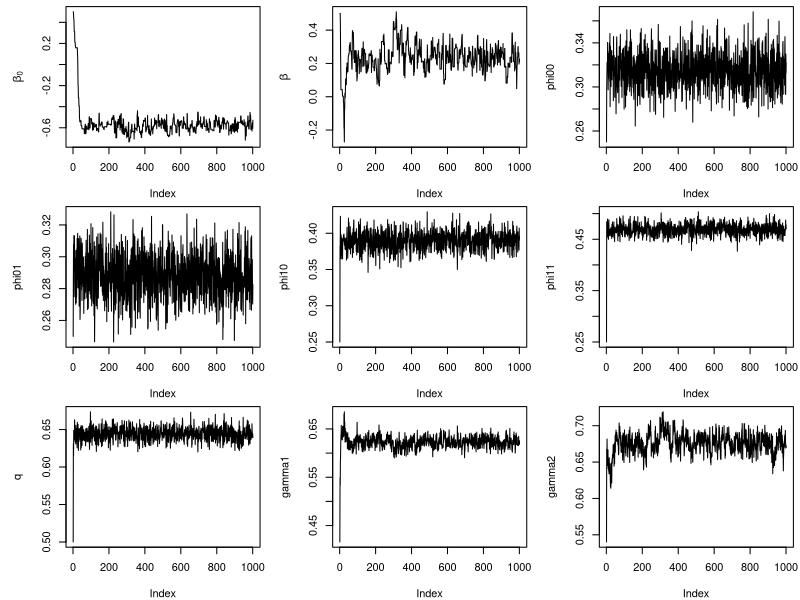

Here is the R script that generated this plot:
sigmoid <- function(x){
  y <- 1/(1+exp(-x))
  return(y)
}

cervix_func <- function(nchain, complete_data, incomplete_data, prop_sd){
  #les arguments data_table sont des matrix
  #ordre : beta0, beta, phi_ij, q et les gamma
  chain <- matrix(NA, nrow = nchain+1, ncol = 7)
  #ordre d, x, w pour complete et d,w sinon
  
  ## PHASE 1: imputation des données
  Ni <- nrow(incomplete_data)
  Nc <- nrow(complete_data)
  N <- Nc + Ni
  
  #1.1 calculs des param des bernouilli
  #ie des probas x_i sachant d_i,w_i
  s <- rep(0, 4) #pour les proba de la loi jointe x,d,w
  s_prime <- rep(0, 4) #pour les proba de la loi jointe d,w
  
  for(i in 1:Nc){
    vals <- complete_data[i,]
    index <- vals[1] + 2*vals[3] + 1
    s[index] <- s[index] + 1*vals[2]
    s_prime[index] <- s_prime[index] + 1
  }
  
  #on utilise s comme vecteur final avec les proba
  s <- s/s_prime
  #1.2 génération des xi
  x <- rep(NA, Ni)
  
  for (i in 1:Ni){
    vals <- incomplete_data[i,]
    index <- vals[1] + 2*vals[2] + 1
    q <- s[index]
    x[i] <- rbinom(1,1,q)
  }
  #on reconstruit nos données
  d <- incomplete_data[,1]
  w <- incomplete_data[,2]
  incomplete_data <- matrix(c(d, x, w), nrow=Ni, ncol=3, byrow=FALSE)
  colnames(incomplete_data) <- c("d", "x", "w")
  
  data_table <- rbind(complete_data, incomplete_data)
  
  #on initialise la chaîne
  chain[1,] <- c(0.5, 0.5, 0.25, 0.25, 0.25, 0.25, 0.5)
  for(iter in 1:nchain){
    beta <- chain[iter, 1:2]
    phis <- chain[iter, 3:6]
    q <- chain[iter, 7]
    
    #MAJ des phi
    nw1 <- 0
    nw0 <- 0
    for (iphi in 1:4){
      for (index in 1:N){
        row <- data_table[index,]
        if (row[3]){
          #on incrémente le compte si la ligne a les xi et di du phi concerné
          nw1 <- nw1 + 1*(row[1]==(iphi+1)%%2)*(row[2]==1*(iphi>=3))
        }else{
          nw0 <- nw0 + 1*(row[1]==(iphi+1)%%2)*(row[2]==1*(iphi>=3))  
          }
      }
      # #on écrit explicitement les produits avec les bernouilli
      # product1 <- chain[iter,2+phi]**nw1 #ici wi=1
      # product0 <- (1-chain[iter,2+phi])**nw0
      update_alpha <- 1 + nw1
      updata_beta <- 1  + nw0 #+ nw1 - nw1 (cf somme des wi=nw1)
      phis[iphi] <- rbeta(1,update_alpha, updata_beta)
    }
    
    #MAJ de q
    sum_x <- sum(data_table[,2])
    update_alpha <- 1 + sum(data_table[,2]) + sum_x
    update_beta <- 1 + N - sum_x
    q <- rbeta(1, update_alpha, updata_beta)
    
    #MAJ des deux betas: par prop de M-H
    acc_rates <- rep(0, 2)
    for (ibeta in 1:2){
      current <- beta[ibeta]
      prop <- rnorm(1, current, prop_sd)
      beta_prop <- beta
      beta_prop[ibeta] <- prop
      
      #on calcule les pi associés à current et à prop
      pi_current <- sigmoid(beta[1] + beta[2]*data_table[,2])
      pi_prop <- sigmoid(beta_prop[1] + beta_prop[2]*data_table[,2])
      
      top <- -(prop^2)/(2*prop_sd^2) + sum(data_table[,1]*log(pi_prop) + (1-data_table[,1])*log(1-pi_prop))
      bottom <- -(current^2)/(2*prop_sd^2) + sum(data_table[,1]*log(pi_current) + (1-data_table[,1])*log(1-pi_current))
      
      alpha <- exp(top - bottom)
      # browser()
      if (runif(1) < alpha)
        beta <- beta_prop
        acc_rates[ibeta] <- acc_rates[ibeta] + 1
    }
    #MAJ de la chaîne
    chain[iter+1,] <- c(beta, phis, q)
  
  }
  #Calcul des gamma à partir de la chaîne
  gamma <- matrix(NA, nchain + 1, 2)
  list_q <- (1-chain[,7])/chain[,7]
  gamma[,1] <- 1/(1 + (1+exp(chain[,1] + chain[,2]))/(1+exp(chain[,1]))*list_q)
  gamma[,2] <- 1/(1 + (1+exp(-chain[,1] - chain[,2]))/(1+exp(-chain[,1]))*list_q)
  chain <- cbind(chain, gamma)
  return(list(chain = chain, acc_rates = acc_rates / nchain))
}
#Application
Ni <-1929 
Nc <-115
dc <-c(1, 1, 1, 1, 1, 1, 1, 1, 1, 1, 1, 1, 1, 1, 1, 1, 1, 1, 1, 1, 
    1, 1, 1, 1, 1, 1, 1, 1, 1, 1, 1, 1, 1, 1, 1, 1, 1, 1, 1, 0, 0, 
    0, 0, 0, 0, 0, 0, 0, 0, 0, 0, 0, 0, 0, 0, 0, 0, 0, 0, 0, 0, 0, 
    0, 0, 0, 0, 0, 0, 0, 0, 0, 0, 0, 0, 0, 0, 0, 0, 0, 0, 0, 0, 0, 
    0, 0, 0, 0, 0, 0, 0, 0, 0, 0, 0, 0, 0, 0, 0, 0, 0, 0, 0, 0, 0, 
    0, 0, 0, 0, 0, 0, 0, 0, 0, 0, 0)
di <-c(1, 1, 1, 1, 1, 1, 1, 1, 1, 1, 1, 1, 1, 1, 1, 1, 1, 1, 1, 1, 
    1, 1, 1, 1, 1, 1, 1, 1, 1, 1, 1, 1, 1, 1, 1, 1, 1, 1, 1, 1, 1, 
    1, 1, 1, 1, 1, 1, 1, 1, 1, 1, 1, 1, 1, 1, 1, 1, 1, 1, 1, 1, 1, 
    1, 1, 1, 1, 1, 1, 1, 1, 1, 1, 1, 1, 1, 1, 1, 1, 1, 1, 1, 1, 1, 
    1, 1, 1, 1, 1, 1, 1, 1, 1, 1, 1, 1, 1, 1, 1, 1, 1, 1, 1, 1, 1, 
    1, 1, 1, 1, 1, 1, 1, 1, 1, 1, 1, 1, 1, 1, 1, 1, 1, 1, 1, 1, 1, 
    1, 1, 1, 1, 1, 1, 1, 1, 1, 1, 1, 1, 1, 1, 1, 1, 1, 1, 1, 1, 1, 
    1, 1, 1, 1, 1, 1, 1, 1, 1, 1, 1, 1, 1, 1, 1, 1, 1, 1, 1, 1, 1, 
    1, 1, 1, 1, 1, 1, 1, 1, 1, 1, 1, 1, 1, 1, 1, 1, 1, 1, 1, 1, 1, 
    1, 1, 1, 1, 1, 1, 1, 1, 1, 1, 1, 1, 1, 1, 1, 1, 1, 1, 1, 1, 1, 
    1, 1, 1, 1, 1, 1, 1, 1, 1, 1, 1, 1, 1, 1, 1, 1, 1, 1, 1, 1, 1, 
    1, 1, 1, 1, 1, 1, 1, 1, 1, 1, 1, 1, 1, 1, 1, 1, 1, 1, 1, 1, 1, 
    1, 1, 1, 1, 1, 1, 1, 1, 1, 1, 1, 1, 1, 1, 1, 1, 1, 1, 1, 1, 1, 
    1, 1, 1, 1, 1, 1, 1, 1, 1, 1, 1, 1, 1, 1, 1, 1, 1, 1, 1, 1, 1, 
    1, 1, 1, 1, 1, 1, 1, 1, 1, 1, 1, 1, 1, 1, 1, 1, 1, 1, 1, 1, 1, 
    1, 1, 1, 1, 1, 1, 1, 1, 1, 1, 1, 1, 1, 1, 1, 1, 1, 1, 1, 1, 1, 
    1, 1, 1, 1, 1, 1, 1, 1, 1, 1, 1, 1, 1, 1, 1, 1, 1, 1, 1, 1, 1, 
    1, 1, 1, 1, 1, 1, 1, 1, 1, 1, 1, 1, 1, 1, 1, 1, 1, 1, 1, 1, 1, 
    1, 1, 1, 1, 1, 1, 1, 1, 1, 1, 1, 1, 1, 1, 1, 1, 1, 1, 1, 1, 1, 
    1, 1, 1, 1, 1, 1, 1, 1, 1, 1, 1, 1, 1, 1, 1, 1, 1, 1, 1, 1, 1, 
    1, 1, 1, 1, 1, 1, 1, 1, 1, 1, 1, 1, 1, 1, 1, 1, 1, 1, 1, 1, 1, 
    1, 1, 1, 1, 1, 1, 1, 1, 1, 1, 1, 1, 1, 1, 1, 1, 1, 1, 1, 1, 1, 
    1, 1, 1, 1, 1, 1, 1, 1, 1, 1, 1, 1, 1, 1, 1, 1, 1, 1, 1, 1, 1, 
    1, 1, 1, 1, 1, 1, 1, 1, 1, 1, 1, 1, 1, 1, 1, 1, 1, 1, 1, 1, 1, 
    1, 1, 1, 1, 1, 1, 1, 1, 1, 1, 1, 1, 1, 1, 1, 1, 1, 1, 1, 1, 1, 
    1, 1, 1, 1, 1, 1, 1, 1, 1, 1, 1, 1, 1, 1, 1, 1, 1, 1, 1, 1, 1, 
    1, 1, 1, 1, 1, 1, 1, 1, 1, 1, 1, 1, 1, 1, 1, 1, 1, 1, 1, 1, 1, 
    1, 1, 1, 1, 1, 1, 1, 1, 1, 1, 1, 1, 1, 1, 1, 1, 1, 1, 1, 1, 1, 
    1, 1, 1, 1, 1, 1, 1, 1, 1, 1, 1, 1, 1, 1, 1, 1, 1, 1, 1, 1, 1, 
    1, 1, 1, 1, 1, 1, 1, 1, 1, 1, 1, 1, 1, 1, 1, 1, 1, 1, 1, 1, 1, 
    1, 1, 1, 1, 1, 1, 1, 1, 1, 1, 1, 1, 1, 1, 1, 1, 1, 1, 1, 1, 1, 
    1, 1, 1, 1, 1, 1, 1, 1, 1, 1, 1, 1, 1, 1, 1, 1, 1, 1, 1, 1, 1, 
    1, 1, 1, 1, 1, 1, 1, 1, 1, 1, 1, 1, 1, 1, 1, 1, 1, 1, 1, 1, 1, 
    1, 0, 0, 0, 0, 0, 0, 0, 0, 0, 0, 0, 0, 0, 0, 0, 0, 0, 0, 0, 0, 
    0, 0, 0, 0, 0, 0, 0, 0, 0, 0, 0, 0, 0, 0, 0, 0, 0, 0, 0, 0, 0, 
    0, 0, 0, 0, 0, 0, 0, 0, 0, 0, 0, 0, 0, 0, 0, 0, 0, 0, 0, 0, 0, 
    0, 0, 0, 0, 0, 0, 0, 0, 0, 0, 0, 0, 0, 0, 0, 0, 0, 0, 0, 0, 0, 
    0, 0, 0, 0, 0, 0, 0, 0, 0, 0, 0, 0, 0, 0, 0, 0, 0, 0, 0, 0, 0, 
    0, 0, 0, 0, 0, 0, 0, 0, 0, 0, 0, 0, 0, 0, 0, 0, 0, 0, 0, 0, 0, 
    0, 0, 0, 0, 0, 0, 0, 0, 0, 0, 0, 0, 0, 0, 0, 0, 0, 0, 0, 0, 0, 
    0, 0, 0, 0, 0, 0, 0, 0, 0, 0, 0, 0, 0, 0, 0, 0, 0, 0, 0, 0, 0, 
    0, 0, 0, 0, 0, 0, 0, 0, 0, 0, 0, 0, 0, 0, 0, 0, 0, 0, 0, 0, 0, 
    0, 0, 0, 0, 0, 0, 0, 0, 0, 0, 0, 0, 0, 0, 0, 0, 0, 0, 0, 0, 0, 
    0, 0, 0, 0, 0, 0, 0, 0, 0, 0, 0, 0, 0, 0, 0, 0, 0, 0, 0, 0, 0, 
    0, 0, 0, 0, 0, 0, 0, 0, 0, 0, 0, 0, 0, 0, 0, 0, 0, 0, 0, 0, 0, 
    0, 0, 0, 0, 0, 0, 0, 0, 0, 0, 0, 0, 0, 0, 0, 0, 0, 0, 0, 0, 0, 
    0, 0, 0, 0, 0, 0, 0, 0, 0, 0, 0, 0, 0, 0, 0, 0, 0, 0, 0, 0, 0, 
    0, 0, 0, 0, 0, 0, 0, 0, 0, 0, 0, 0, 0, 0, 0, 0, 0, 0, 0, 0, 0, 
    0, 0, 0, 0, 0, 0, 0, 0, 0, 0, 0, 0, 0, 0, 0, 0, 0, 0, 0, 0, 0, 
    0, 0, 0, 0, 0, 0, 0, 0, 0, 0, 0, 0, 0, 0, 0, 0, 0, 0, 0, 0, 0, 
    0, 0, 0, 0, 0, 0, 0, 0, 0, 0, 0, 0, 0, 0, 0, 0, 0, 0, 0, 0, 0, 
    0, 0, 0, 0, 0, 0, 0, 0, 0, 0, 0, 0, 0, 0, 0, 0, 0, 0, 0, 0, 0, 
    0, 0, 0, 0, 0, 0, 0, 0, 0, 0, 0, 0, 0, 0, 0, 0, 0, 0, 0, 0, 0, 
    0, 0, 0, 0, 0, 0, 0, 0, 0, 0, 0, 0, 0, 0, 0, 0, 0, 0, 0, 0, 0, 
    0, 0, 0, 0, 0, 0, 0, 0, 0, 0, 0, 0, 0, 0, 0, 0, 0, 0, 0, 0, 0, 
    0, 0, 0, 0, 0, 0, 0, 0, 0, 0, 0, 0, 0, 0, 0, 0, 0, 0, 0, 0, 0, 
    0, 0, 0, 0, 0, 0, 0, 0, 0, 0, 0, 0, 0, 0, 0, 0, 0, 0, 0, 0, 0, 
    0, 0, 0, 0, 0, 0, 0, 0, 0, 0, 0, 0, 0, 0, 0, 0, 0, 0, 0, 0, 0, 
    0, 0, 0, 0, 0, 0, 0, 0, 0, 0, 0, 0, 0, 0, 0, 0, 0, 0, 0, 0, 0, 
    0, 0, 0, 0, 0, 0, 0, 0, 0, 0, 0, 0, 0, 0, 0, 0, 0, 0, 0, 0, 0, 
    0, 0, 0, 0, 0, 0, 0, 0, 0, 0, 0, 0, 0, 0, 0, 0, 0, 0, 0, 0, 0, 
    0, 0, 0, 0, 0, 0, 0, 0, 0, 0, 0, 0, 0, 0, 0, 0, 0, 0, 0, 0, 0, 
    0, 0, 0, 0, 0, 0, 0, 0, 0, 0, 0, 0, 0, 0, 0, 0, 0, 0, 0, 0, 0, 
    0, 0, 0, 0, 0, 0, 0, 0, 0, 0, 0, 0, 0, 0, 0, 0, 0, 0, 0, 0, 0, 
    0, 0, 0, 0, 0, 0, 0, 0, 0, 0, 0, 0, 0, 0, 0, 0, 0, 0, 0, 0, 0, 
    0, 0, 0, 0, 0, 0, 0, 0, 0, 0, 0, 0, 0, 0, 0, 0, 0, 0, 0, 0, 0, 
    0, 0, 0, 0, 0, 0, 0, 0, 0, 0, 0, 0, 0, 0, 0, 0, 0, 0, 0, 0, 0, 
    0, 0, 0, 0, 0, 0, 0, 0, 0, 0, 0, 0, 0, 0, 0, 0, 0, 0, 0, 0, 0, 
    0, 0, 0, 0, 0, 0, 0, 0, 0, 0, 0, 0, 0, 0, 0, 0, 0, 0, 0, 0, 0, 
    0, 0, 0, 0, 0, 0, 0, 0, 0, 0, 0, 0, 0, 0, 0, 0, 0, 0, 0, 0, 0, 
    0, 0, 0, 0, 0, 0, 0, 0, 0, 0, 0, 0, 0, 0, 0, 0, 0, 0, 0, 0, 0, 
    0, 0, 0, 0, 0, 0, 0, 0, 0, 0, 0, 0, 0, 0, 0, 0, 0, 0, 0, 0, 0, 
    0, 0, 0, 0, 0, 0, 0, 0, 0, 0, 0, 0, 0, 0, 0, 0, 0, 0, 0, 0, 0, 
    0, 0, 0, 0, 0, 0, 0, 0, 0, 0, 0, 0, 0, 0, 0, 0, 0, 0, 0, 0, 0, 
    0, 0, 0, 0, 0, 0, 0, 0, 0, 0, 0, 0, 0, 0, 0, 0, 0, 0, 0, 0, 0, 
    0, 0, 0, 0, 0, 0, 0, 0, 0, 0, 0, 0, 0, 0, 0, 0, 0, 0, 0, 0, 0, 
    0, 0, 0, 0, 0, 0, 0, 0, 0, 0, 0, 0, 0, 0, 0, 0, 0, 0, 0, 0, 0, 
    0, 0, 0, 0, 0, 0, 0, 0, 0, 0, 0, 0, 0, 0, 0, 0, 0, 0, 0, 0, 0, 
    0, 0, 0, 0, 0, 0, 0, 0, 0, 0, 0, 0, 0, 0, 0, 0, 0, 0, 0, 0, 0, 
    0, 0, 0, 0, 0, 0, 0, 0, 0, 0, 0, 0, 0, 0, 0, 0, 0, 0, 0, 0, 0, 
    0, 0, 0, 0, 0, 0, 0, 0, 0, 0, 0, 0, 0, 0, 0, 0, 0, 0, 0, 0, 0, 
    0, 0, 0, 0, 0, 0, 0, 0, 0, 0, 0, 0, 0, 0, 0, 0, 0, 0, 0, 0, 0, 
    0, 0, 0, 0, 0, 0, 0, 0, 0, 0, 0, 0, 0, 0, 0, 0, 0, 0, 0, 0, 0, 
    0, 0, 0, 0, 0, 0, 0, 0, 0, 0, 0, 0, 0, 0, 0, 0, 0, 0, 0, 0, 0, 
    0, 0, 0, 0, 0, 0, 0, 0, 0, 0, 0, 0, 0, 0, 0, 0, 0, 0, 0, 0, 0, 
    0, 0, 0, 0, 0, 0, 0, 0, 0, 0, 0, 0, 0, 0, 0, 0, 0, 0, 0, 0, 0, 
    0, 0, 0, 0, 0, 0, 0, 0, 0, 0, 0, 0, 0, 0, 0, 0, 0, 0, 0, 0, 0, 
    0, 0, 0, 0, 0, 0, 0, 0, 0, 0, 0, 0, 0, 0, 0, 0, 0, 0, 0, 0, 0, 
    0, 0, 0, 0, 0, 0, 0, 0, 0, 0, 0, 0, 0, 0, 0, 0, 0, 0, 0, 0, 0, 
    0, 0, 0, 0, 0, 0, 0, 0, 0, 0, 0, 0, 0, 0, 0, 0, 0, 0, 0, 0, 0, 
    0, 0, 0, 0, 0, 0, 0, 0, 0, 0, 0, 0, 0, 0, 0, 0, 0, 0, 0, 0, 0, 
    0, 0, 0, 0, 0, 0, 0, 0, 0, 0, 0, 0, 0, 0, 0, 0, 0, 0, 0)
xc <-c(0, 0, 0, 0, 0, 0, 0, 0, 0, 0, 0, 0, 0, 0, 0, 0, 1, 1, 1, 1, 
    1, 1, 1, 1, 1, 1, 1, 1, 1, 1, 1, 1, 1, 1, 1, 1, 1, 1, 1, 0, 0, 
    0, 0, 0, 0, 0, 0, 0, 0, 0, 0, 0, 0, 0, 0, 0, 0, 0, 0, 0, 0, 0, 
    0, 0, 0, 0, 0, 0, 0, 0, 0, 0, 0, 0, 0, 0, 0, 0, 0, 0, 0, 0, 0, 
    1, 1, 1, 1, 1, 1, 1, 1, 1, 1, 1, 1, 1, 1, 1, 1, 1, 1, 1, 1, 1, 
    1, 1, 1, 1, 1, 1, 1, 1, 1, 1, 1)
wc <-c(0, 0, 0, 0, 0, 0, 0, 0, 0, 0, 0, 0, 0, 1, 1, 1, 0, 0, 0, 0, 
    0, 1, 1, 1, 1, 1, 1, 1, 1, 1, 1, 1, 1, 1, 1, 1, 1, 1, 1, 0, 0, 
    0, 0, 0, 0, 0, 0, 0, 0, 0, 0, 0, 0, 0, 0, 0, 0, 0, 0, 0, 0, 0, 
    0, 0, 0, 0, 0, 0, 0, 0, 0, 0, 1, 1, 1, 1, 1, 1, 1, 1, 1, 1, 1, 
    0, 0, 0, 0, 0, 0, 0, 0, 0, 0, 0, 0, 0, 0, 0, 0, 1, 1, 1, 1, 1, 
    1, 1, 1, 1, 1, 1, 1, 1, 1, 1, 1)
wi <-c(0, 0, 0, 0, 0, 0, 0, 0, 0, 0, 0, 0, 0, 0, 0, 0, 0, 0, 0, 0, 
    0, 0, 0, 0, 0, 0, 0, 0, 0, 0, 0, 0, 0, 0, 0, 0, 0, 0, 0, 0, 0, 
    0, 0, 0, 0, 0, 0, 0, 0, 0, 0, 0, 0, 0, 0, 0, 0, 0, 0, 0, 0, 0, 
    0, 0, 0, 0, 0, 0, 0, 0, 0, 0, 0, 0, 0, 0, 0, 0, 0, 0, 0, 0, 0, 
    0, 0, 0, 0, 0, 0, 0, 0, 0, 0, 0, 0, 0, 0, 0, 0, 0, 0, 0, 0, 0, 
    0, 0, 0, 0, 0, 0, 0, 0, 0, 0, 0, 0, 0, 0, 0, 0, 0, 0, 0, 0, 0, 
    0, 0, 0, 0, 0, 0, 0, 0, 0, 0, 0, 0, 0, 0, 0, 0, 0, 0, 0, 0, 0, 
    0, 0, 0, 0, 0, 0, 0, 0, 0, 0, 0, 0, 0, 0, 0, 0, 0, 0, 0, 0, 0, 
    0, 0, 0, 0, 0, 0, 0, 0, 0, 0, 0, 0, 0, 0, 0, 0, 0, 0, 0, 0, 0, 
    0, 0, 0, 0, 0, 0, 0, 0, 0, 0, 0, 0, 0, 0, 0, 0, 0, 0, 0, 0, 0, 
    0, 0, 0, 0, 0, 0, 0, 0, 0, 0, 0, 0, 0, 0, 0, 0, 0, 0, 0, 0, 0, 
    0, 0, 0, 0, 0, 0, 0, 0, 0, 0, 0, 0, 0, 0, 0, 0, 0, 0, 0, 0, 0, 
    0, 0, 0, 0, 0, 0, 0, 0, 0, 0, 0, 0, 0, 0, 0, 0, 0, 0, 0, 0, 0, 
    0, 0, 0, 0, 0, 0, 0, 0, 0, 0, 0, 0, 0, 0, 0, 0, 0, 0, 0, 0, 0, 
    0, 0, 0, 0, 0, 0, 0, 0, 0, 0, 0, 0, 0, 0, 0, 0, 0, 0, 0, 0, 0, 
    0, 0, 0, 0, 1, 1, 1, 1, 1, 1, 1, 1, 1, 1, 1, 1, 1, 1, 1, 1, 1, 
    1, 1, 1, 1, 1, 1, 1, 1, 1, 1, 1, 1, 1, 1, 1, 1, 1, 1, 1, 1, 1, 
    1, 1, 1, 1, 1, 1, 1, 1, 1, 1, 1, 1, 1, 1, 1, 1, 1, 1, 1, 1, 1, 
    1, 1, 1, 1, 1, 1, 1, 1, 1, 1, 1, 1, 1, 1, 1, 1, 1, 1, 1, 1, 1, 
    1, 1, 1, 1, 1, 1, 1, 1, 1, 1, 1, 1, 1, 1, 1, 1, 1, 1, 1, 1, 1, 
    1, 1, 1, 1, 1, 1, 1, 1, 1, 1, 1, 1, 1, 1, 1, 1, 1, 1, 1, 1, 1, 
    1, 1, 1, 1, 1, 1, 1, 1, 1, 1, 1, 1, 1, 1, 1, 1, 1, 1, 1, 1, 1, 
    1, 1, 1, 1, 1, 1, 1, 1, 1, 1, 1, 1, 1, 1, 1, 1, 1, 1, 1, 1, 1, 
    1, 1, 1, 1, 1, 1, 1, 1, 1, 1, 1, 1, 1, 1, 1, 1, 1, 1, 1, 1, 1, 
    1, 1, 1, 1, 1, 1, 1, 1, 1, 1, 1, 1, 1, 1, 1, 1, 1, 1, 1, 1, 1, 
    1, 1, 1, 1, 1, 1, 1, 1, 1, 1, 1, 1, 1, 1, 1, 1, 1, 1, 1, 1, 1, 
    1, 1, 1, 1, 1, 1, 1, 1, 1, 1, 1, 1, 1, 1, 1, 1, 1, 1, 1, 1, 1, 
    1, 1, 1, 1, 1, 1, 1, 1, 1, 1, 1, 1, 1, 1, 1, 1, 1, 1, 1, 1, 1, 
    1, 1, 1, 1, 1, 1, 1, 1, 1, 1, 1, 1, 1, 1, 1, 1, 1, 1, 1, 1, 1, 
    1, 1, 1, 1, 1, 1, 1, 1, 1, 1, 1, 1, 1, 1, 1, 1, 1, 1, 1, 1, 1, 
    1, 1, 1, 1, 1, 1, 1, 1, 1, 1, 1, 1, 1, 1, 1, 1, 1, 1, 1, 1, 1, 
    1, 1, 1, 1, 1, 1, 1, 1, 1, 1, 1, 1, 1, 1, 1, 1, 1, 1, 1, 1, 1, 
    1, 1, 1, 1, 1, 1, 1, 1, 1, 1, 1, 1, 1, 1, 1, 1, 1, 1, 1, 1, 1, 
    1, 0, 0, 0, 0, 0, 0, 0, 0, 0, 0, 0, 0, 0, 0, 0, 0, 0, 0, 0, 0, 
    0, 0, 0, 0, 0, 0, 0, 0, 0, 0, 0, 0, 0, 0, 0, 0, 0, 0, 0, 0, 0, 
    0, 0, 0, 0, 0, 0, 0, 0, 0, 0, 0, 0, 0, 0, 0, 0, 0, 0, 0, 0, 0, 
    0, 0, 0, 0, 0, 0, 0, 0, 0, 0, 0, 0, 0, 0, 0, 0, 0, 0, 0, 0, 0, 
    0, 0, 0, 0, 0, 0, 0, 0, 0, 0, 0, 0, 0, 0, 0, 0, 0, 0, 0, 0, 0, 
    0, 0, 0, 0, 0, 0, 0, 0, 0, 0, 0, 0, 0, 0, 0, 0, 0, 0, 0, 0, 0, 
    0, 0, 0, 0, 0, 0, 0, 0, 0, 0, 0, 0, 0, 0, 0, 0, 0, 0, 0, 0, 0, 
    0, 0, 0, 0, 0, 0, 0, 0, 0, 0, 0, 0, 0, 0, 0, 0, 0, 0, 0, 0, 0, 
    0, 0, 0, 0, 0, 0, 0, 0, 0, 0, 0, 0, 0, 0, 0, 0, 0, 0, 0, 0, 0, 
    0, 0, 0, 0, 0, 0, 0, 0, 0, 0, 0, 0, 0, 0, 0, 0, 0, 0, 0, 0, 0, 
    0, 0, 0, 0, 0, 0, 0, 0, 0, 0, 0, 0, 0, 0, 0, 0, 0, 0, 0, 0, 0, 
    0, 0, 0, 0, 0, 0, 0, 0, 0, 0, 0, 0, 0, 0, 0, 0, 0, 0, 0, 0, 0, 
    0, 0, 0, 0, 0, 0, 0, 0, 0, 0, 0, 0, 0, 0, 0, 0, 0, 0, 0, 0, 0, 
    0, 0, 0, 0, 0, 0, 0, 0, 0, 0, 0, 0, 0, 0, 0, 0, 0, 0, 0, 0, 0, 
    0, 0, 0, 0, 0, 0, 0, 0, 0, 0, 0, 0, 0, 0, 0, 0, 0, 0, 0, 0, 0, 
    0, 0, 0, 0, 0, 0, 0, 0, 0, 0, 0, 0, 0, 0, 0, 0, 0, 0, 0, 0, 0, 
    0, 0, 0, 0, 0, 0, 0, 0, 0, 0, 0, 0, 0, 0, 0, 0, 0, 0, 0, 0, 0, 
    0, 0, 0, 0, 0, 0, 0, 0, 0, 0, 0, 0, 0, 0, 0, 0, 0, 0, 0, 0, 0, 
    0, 0, 0, 0, 0, 0, 0, 0, 0, 0, 0, 0, 0, 0, 0, 0, 0, 0, 0, 0, 0, 
    0, 0, 0, 0, 0, 0, 0, 0, 0, 0, 0, 0, 0, 0, 0, 0, 0, 0, 0, 0, 0, 
    0, 0, 0, 0, 0, 0, 0, 0, 0, 0, 0, 0, 0, 0, 0, 0, 0, 0, 0, 0, 0, 
    0, 0, 0, 0, 0, 0, 0, 0, 0, 0, 0, 0, 0, 0, 0, 0, 0, 0, 0, 0, 0, 
    0, 0, 0, 0, 0, 0, 0, 0, 0, 0, 0, 0, 0, 0, 0, 0, 0, 0, 0, 0, 0, 
    0, 0, 0, 0, 0, 0, 0, 0, 0, 0, 0, 0, 0, 0, 0, 0, 0, 0, 0, 0, 0, 
    0, 0, 0, 0, 0, 0, 0, 0, 0, 0, 0, 0, 0, 0, 0, 0, 0, 0, 0, 0, 0, 
    0, 0, 0, 0, 0, 0, 0, 0, 0, 0, 0, 0, 0, 0, 0, 0, 0, 0, 0, 0, 0, 
    0, 0, 0, 0, 0, 0, 0, 0, 0, 0, 0, 0, 0, 0, 0, 0, 0, 0, 0, 0, 0, 
    0, 0, 0, 0, 0, 0, 0, 0, 0, 0, 0, 0, 0, 0, 0, 0, 0, 0, 0, 0, 0, 
    0, 0, 0, 0, 0, 0, 0, 0, 0, 0, 0, 0, 0, 0, 0, 0, 0, 0, 0, 0, 0, 
    0, 0, 0, 0, 0, 0, 0, 0, 0, 0, 0, 0, 0, 0, 0, 0, 0, 0, 0, 0, 0, 
    0, 0, 0, 0, 0, 0, 0, 0, 0, 0, 0, 0, 0, 0, 0, 0, 0, 0, 0, 0, 0, 
    0, 0, 0, 0, 0, 0, 0, 0, 0, 0, 0, 0, 0, 0, 0, 0, 0, 0, 0, 0, 0, 
    0, 0, 0, 0, 0, 0, 0, 0, 0, 0, 0, 0, 0, 0, 0, 0, 0, 0, 0, 0, 0, 
    0, 0, 0, 0, 0, 0, 0, 0, 0, 1, 1, 1, 1, 1, 1, 1, 1, 1, 1, 1, 1, 
    1, 1, 1, 1, 1, 1, 1, 1, 1, 1, 1, 1, 1, 1, 1, 1, 1, 1, 1, 1, 1, 
    1, 1, 1, 1, 1, 1, 1, 1, 1, 1, 1, 1, 1, 1, 1, 1, 1, 1, 1, 1, 1, 
    1, 1, 1, 1, 1, 1, 1, 1, 1, 1, 1, 1, 1, 1, 1, 1, 1, 1, 1, 1, 1, 
    1, 1, 1, 1, 1, 1, 1, 1, 1, 1, 1, 1, 1, 1, 1, 1, 1, 1, 1, 1, 1, 
    1, 1, 1, 1, 1, 1, 1, 1, 1, 1, 1, 1, 1, 1, 1, 1, 1, 1, 1, 1, 1, 
    1, 1, 1, 1, 1, 1, 1, 1, 1, 1, 1, 1, 1, 1, 1, 1, 1, 1, 1, 1, 1, 
    1, 1, 1, 1, 1, 1, 1, 1, 1, 1, 1, 1, 1, 1, 1, 1, 1, 1, 1, 1, 1, 
    1, 1, 1, 1, 1, 1, 1, 1, 1, 1, 1, 1, 1, 1, 1, 1, 1, 1, 1, 1, 1, 
    1, 1, 1, 1, 1, 1, 1, 1, 1, 1, 1, 1, 1, 1, 1, 1, 1, 1, 1, 1, 1, 
    1, 1, 1, 1, 1, 1, 1, 1, 1, 1, 1, 1, 1, 1, 1, 1, 1, 1, 1, 1, 1, 
    1, 1, 1, 1, 1, 1, 1, 1, 1, 1, 1, 1, 1, 1, 1, 1, 1, 1, 1, 1, 1, 
    1, 1, 1, 1, 1, 1, 1, 1, 1, 1, 1, 1, 1, 1, 1, 1, 1, 1, 1, 1, 1, 
    1, 1, 1, 1, 1, 1, 1, 1, 1, 1, 1, 1, 1, 1, 1, 1, 1, 1, 1, 1, 1, 
    1, 1, 1, 1, 1, 1, 1, 1, 1, 1, 1, 1, 1, 1, 1, 1, 1, 1, 1, 1, 1, 
    1, 1, 1, 1, 1, 1, 1, 1, 1, 1, 1, 1, 1, 1, 1, 1, 1, 1, 1, 1, 1, 
    1, 1, 1, 1, 1, 1, 1, 1, 1, 1, 1, 1, 1, 1, 1, 1, 1, 1, 1, 1, 1, 
    1, 1, 1, 1, 1, 1, 1, 1, 1, 1, 1, 1, 1, 1, 1, 1, 1, 1, 1, 1, 1, 
    1, 1, 1, 1, 1, 1, 1, 1, 1, 1, 1, 1, 1, 1, 1, 1, 1, 1, 1, 1, 1, 
    1, 1, 1, 1, 1, 1, 1, 1, 1, 1, 1, 1, 1, 1, 1, 1, 1, 1, 1, 1, 1, 
    1, 1, 1, 1, 1, 1, 1, 1, 1, 1, 1, 1, 1, 1, 1, 1, 1, 1, 1, 1, 1, 
    1, 1, 1, 1, 1, 1, 1, 1, 1, 1, 1, 1, 1, 1, 1, 1, 1, 1, 1, 1, 1, 
    1, 1, 1, 1, 1, 1, 1, 1, 1, 1, 1, 1, 1, 1, 1, 1, 1, 1, 1, 1, 1, 
    1, 1, 1, 1, 1, 1, 1, 1, 1, 1, 1, 1, 1, 1, 1, 1, 1, 1, 1, 1, 1, 
    1, 1, 1, 1, 1, 1, 1, 1, 1, 1, 1, 1, 1, 1, 1, 1, 1, 1, 1, 1, 1, 
    1, 1, 1, 1, 1, 1, 1, 1, 1, 1, 1, 1, 1, 1, 1, 1, 1, 1, 1)

complete_data <- matrix(c(dc, xc, wc), nrow=Nc, ncol=3, byrow=FALSE)
colnames(complete_data) <- c("d", "x", "w")

incomplete_data <- matrix(c(di, wi), nrow=Ni, ncol=2, byrow=FALSE)
colnames(incomplete_data) <- c("d", "w")

out <- cervix_func(10^3, complete_data, incomplete_data, 0.1)
chain <- out$chain

par(mfrow = c(3, 3), mar = c(4, 5, 0.5, 0.5))
ylabs <- c(expression(beta[0]), expression(beta),'phi00', 'phi01', 'phi10', 'phi11', 'q', 'gamma1', 'gamma2')
for (j in 1:9)
  plot(chain[,j], type = "l", ylab = ylabs[j])
